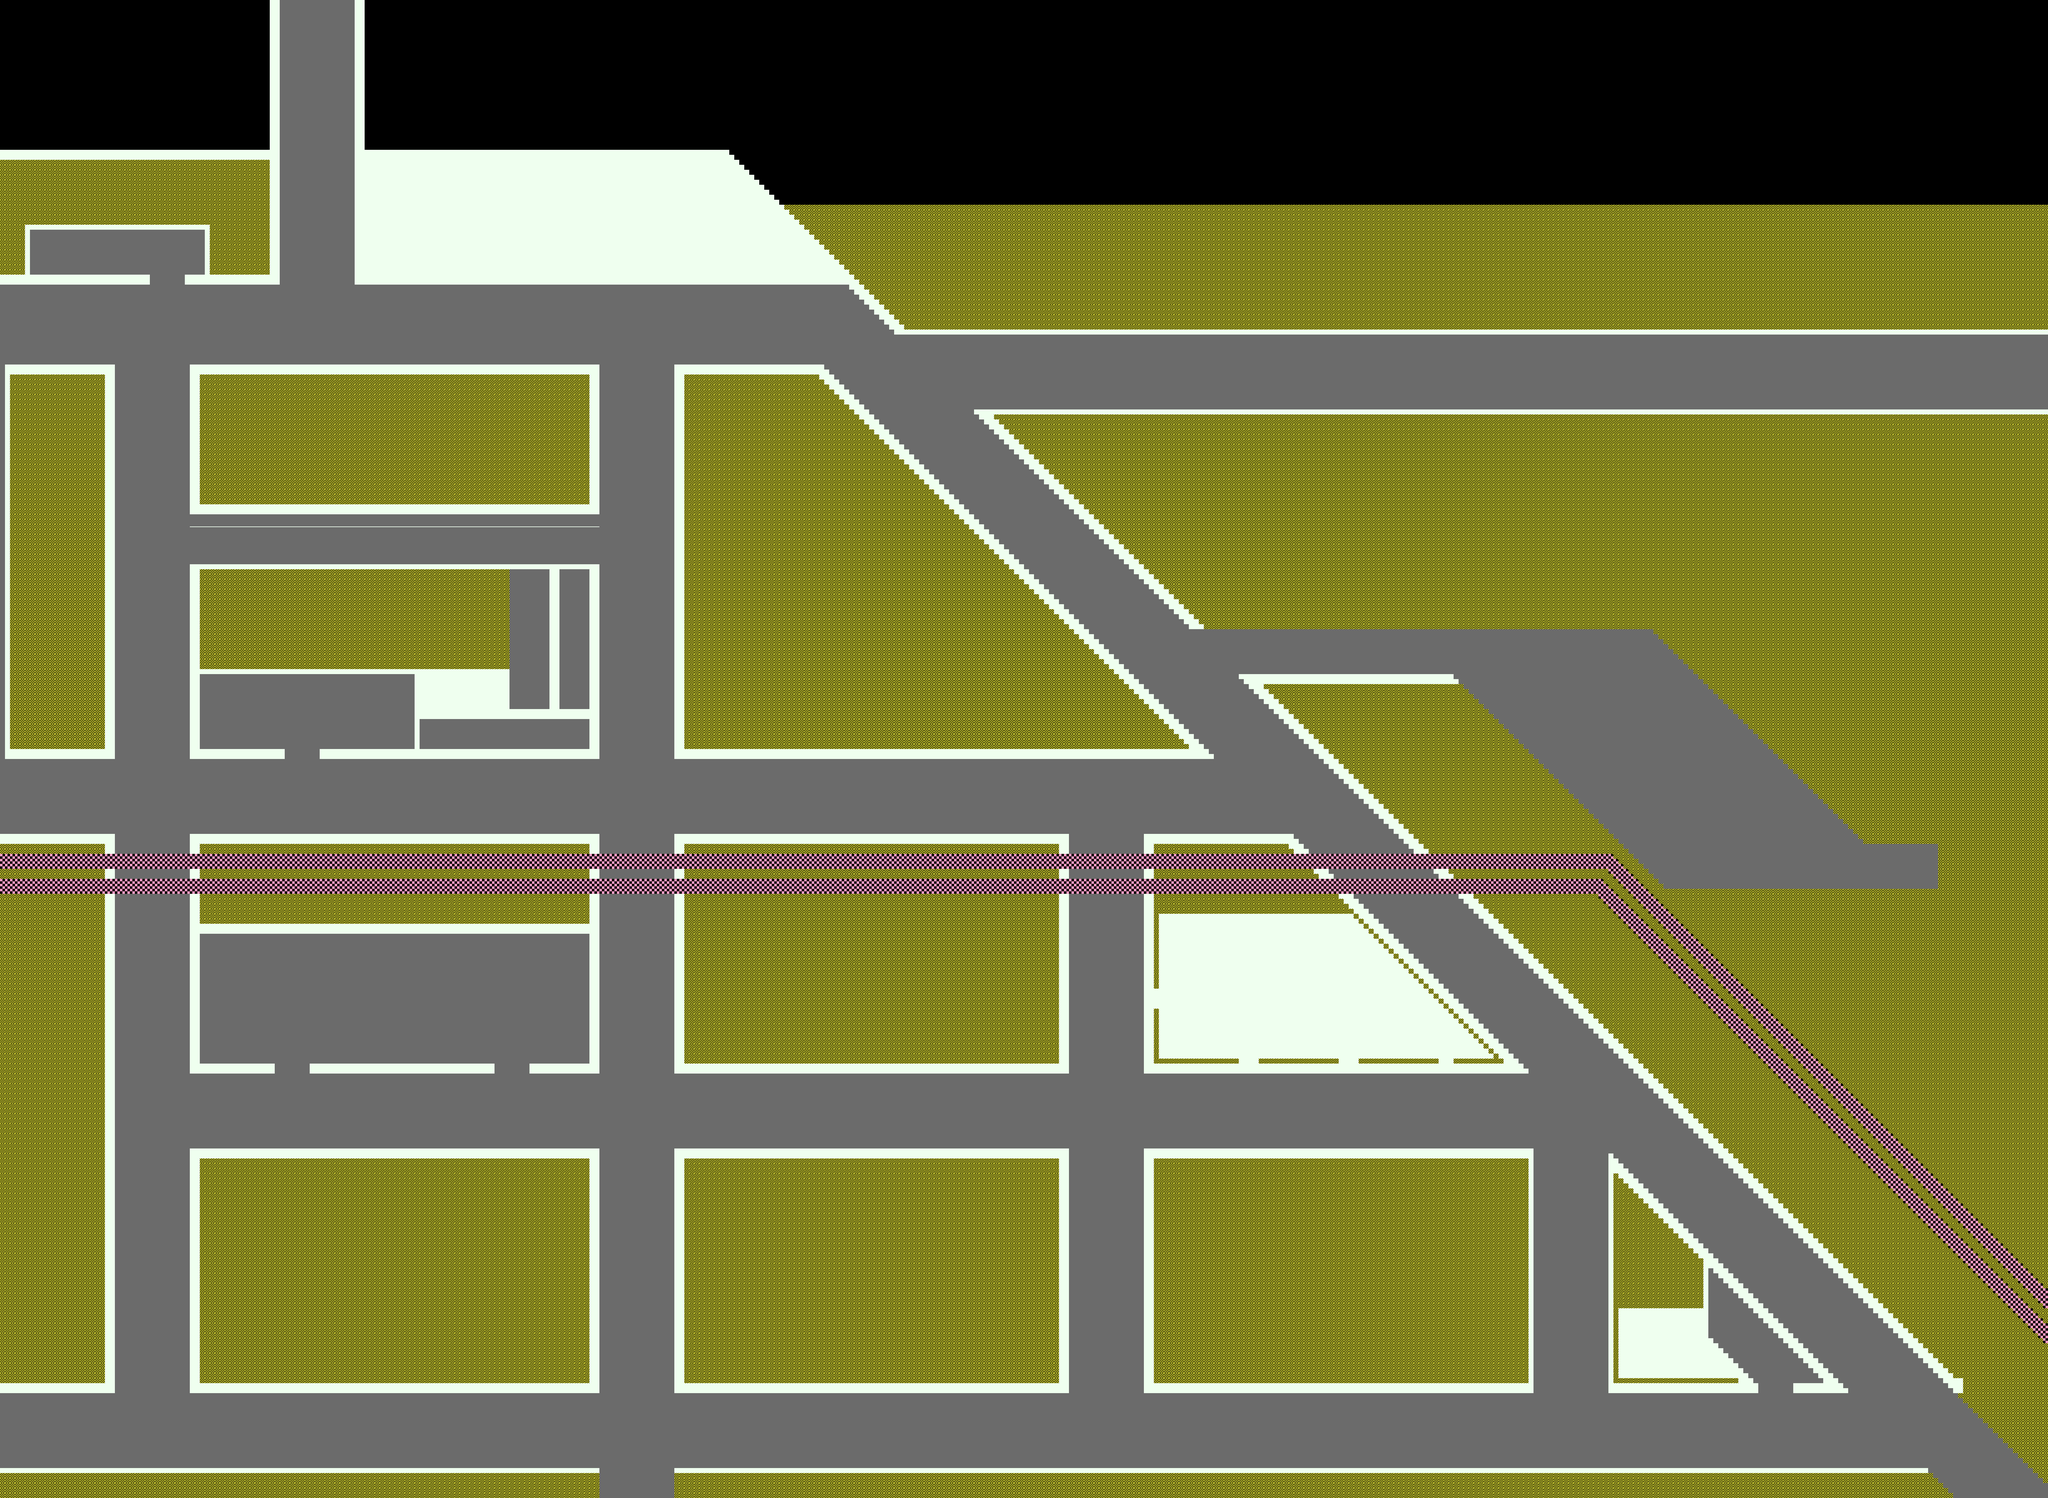

A level layout from a 2D game, rendered from its tile map. Below: a short description, then the map file with tile-grid data replaced by summaries:
An orthogonal 410x300 tile map with 16x16 px tiles, 1 tile layer (Graybox) and 13 objects.

<map version="1.10" tiledversion="1.11.0" orientation="orthogonal" renderorder="right-down" width="410" height="300" tilewidth="16" tileheight="16" infinite="0" nextlayerid="3" nextobjectid="17">
 <tileset firstgid="1" source="../../Placeholder/tileset/Debug.tsx" />
 <layer id="1" name="Graybox" width="410" height="300">
  <data>[123000 cells, 108421 non-empty, 5 distinct tile ids]</data>
 </layer>
 <objectgroup id="2" name="Labels">
  <object id="1" x="288" y="880" width="83" height="19">
   <text wrap="1">City Hall</text>
  </object>
  <object id="4" x="1456" y="848" width="192" height="19">
   <text wrap="1">Riverside Restaurant/Plaza</text>
  </object>
  <object id="5" x="3952" y="3120" width="83" height="19">
   <text wrap="1">Skatepark</text>
  </object>
  <object id="6" x="2768" y="2400" width="83" height="19">
   <text wrap="1">Misc Offices</text>
  </object>
  <object id="7" x="2752" y="4416" width="83" height="19">
   <text wrap="1">Demo Site</text>
  </object>
  <object id="9" x="1200" y="4416" width="83" height="19">
   <text wrap="1">Skyscrapers</text>
  </object>
  <object id="10" x="4176" y="4416" width="83" height="19">
   <text wrap="1">Demo Site</text>
  </object>
  <object id="11" x="5296" y="4288" width="83" height="19">
   <text wrap="1">Worker Bar</text>
  </object>
  <object id="12" x="6032" y="2704" width="83" height="19">
   <text wrap="1">Casino</text>
  </object>
  <object id="13" x="1168" y="3040" width="96" height="19">
   <text wrap="1">Train Station</text>
  </object>
  <object id="14" x="1168" y="1616" width="83" height="19">
   <text wrap="1">Apartments</text>
  </object>
  <object id="15" x="1376" y="2208" width="112" height="19">
   <text wrap="1">Art Museum</text>
  </object>
  <object id="16" x="2752" y="3408" width="83" height="19">
   <text wrap="1">Delivery 2</text>
  </object>
 </objectgroup>
</map>
